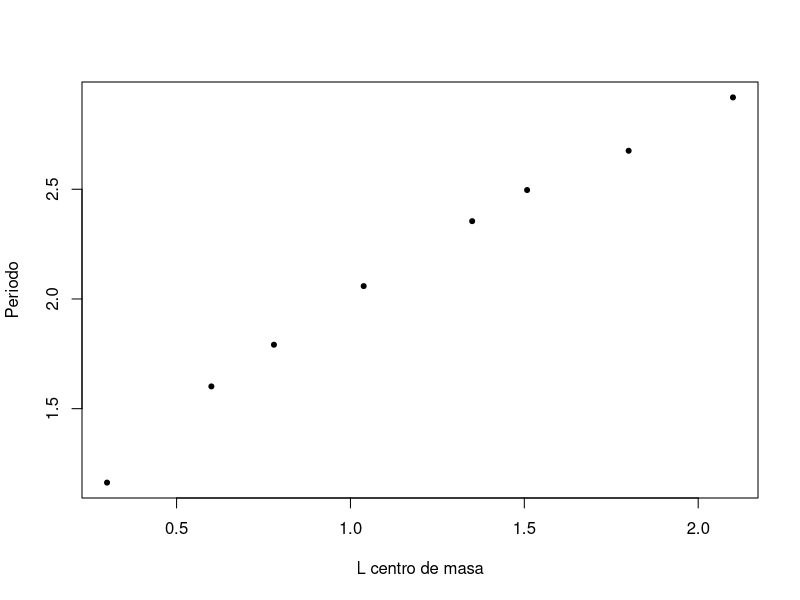
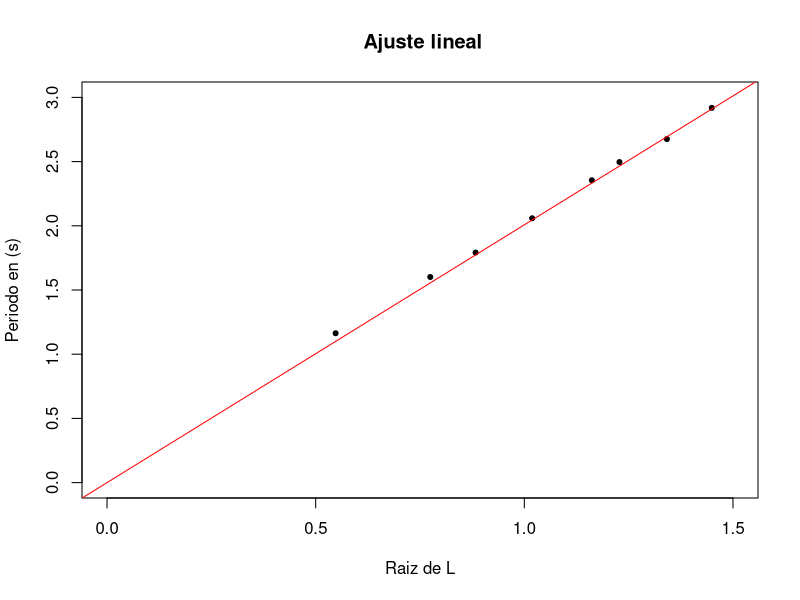

Reproduce these figures in R, in order. (Note: this script raises an error after producing the figures.)
library(ggplot2)

g.RAGA  <- 9.79316985

setwd(paste(getwd(), "4ta clase", sep = "/"))
d <- read.csv(file = "tutti.tsv", header = T, sep = '\t')
plot(d$l_cm, d$tau_media, xlab = "L centro de masa", ylab = "Periodo", pch = 20)
plot(x = sqrt(d$l_cm), y = d$tau_media, xlab = "Raiz de L", ylab = "Periodo en (s)", pch = 20, xlim = c(0,1.5), ylim = c(0, 3),
     main = " Ajuste lineal")
abline(a = 0, b = (2 * pi /sqrt(g.RAGA)), col = "red")
lm()